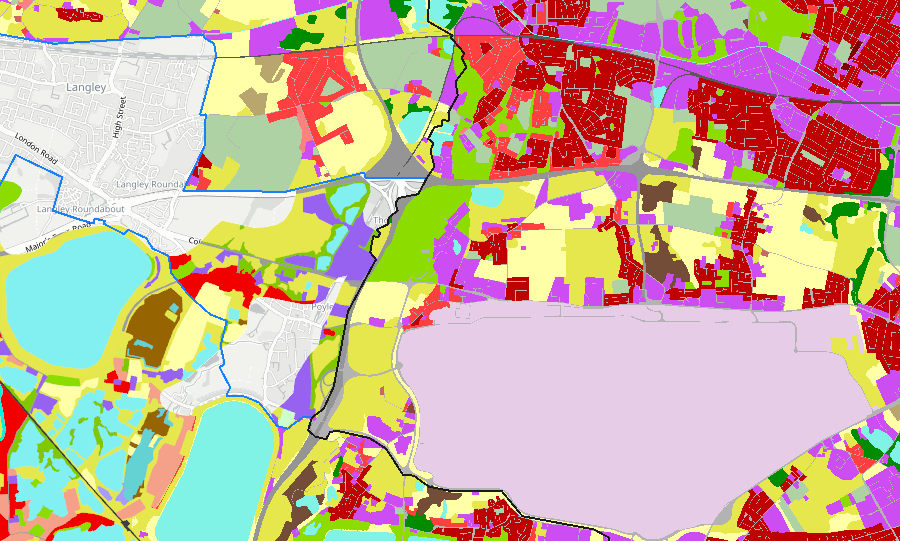
#> input picture HackathonData/GroundTruthData/GroundTruth_classification.png, 900 x 541 px
$ jupyter execute ground_truth.ipynb
#> lines starting #> are read from the running program, lines starting #| are printed output that depends on the picture
[cell 1]
import numpy as np
import pandas as pd
import matplotlib.pyplot as plt
from PIL import Image
from collections import Counter
# import tools

image_path = './HackathonData/GroundTruthData/GroundTruth_classification.png'
# Reload the image (ensure it's correct)
image = Image.open(image_path).convert("RGBA")
#> image is the input picture: PIL image 900x541 RGBA; mean R, G, B, A 201.7, 177, 157.1, 255
image_array = np.array(image)

# Get unique colors in the image
unique_colors = np.unique(image_array.reshape(-1, image_array.shape[2]), axis=0)
#> unique_colors = 418 rows, first 6: [0, 140, 0, 255], [0, 241, 221, 255], [26, 26, 26, 255], [26, 127, 255, 255], [40, 40, 40, 255], [59, 59, 59, 255]

# Count occurrences of each color in the image
color_counts = Counter(map(tuple, image_array.reshape(-1, image_array.shape[2])))
#> color_counts = 418 items

# Display the most common colors
common_colors = color_counts.most_common(20)  # Show top 20 most frequent colors
#> common_colors = 20 items

# Convert to a readable DataFrame
df_colors = pd.DataFrame(common_colors, columns=["RGBA Color", "Count"])
#> df_colors = table of 20 rows and 2 columns

# Show the color distribution
# tools.display_dataframe_to_user(name="Extracted RGBA Colors", dataframe=df_colors)

# Plot the most common colors for visualization
plt.figure(figsize=(8, 4))
for i, (color, count) in enumerate(common_colors):
    plt.bar(i, count, color=np.array(color) / 255.0, edgecolor='black')
#> this loop made 20 passes
#> (color, count) on passes 1 to 12: ((230, 204, 230, 255), 83826), ((230, 230, 77, 255), 57997), ((204, 77, 242, 255), 44357), ((191, 0, 0, 255), 41745), ((255, 255, 168, 255), 40220), ((130, 240, 240, 255), 23762), ((175, 210, 165, 255), 22356), ((140, 220, 0, 255), 17468), ((128, 242, 230, 255), 16726), ((179, 179, 179, 255), 16036), ((241, 242, 238, 255), 15548), ((255, 64, 64, 255), 12282)
plt.xticks(np.arange(20))
plt.ylabel("Pixel Count")
plt.title("Most Common Colors in the Image")
plt.show()
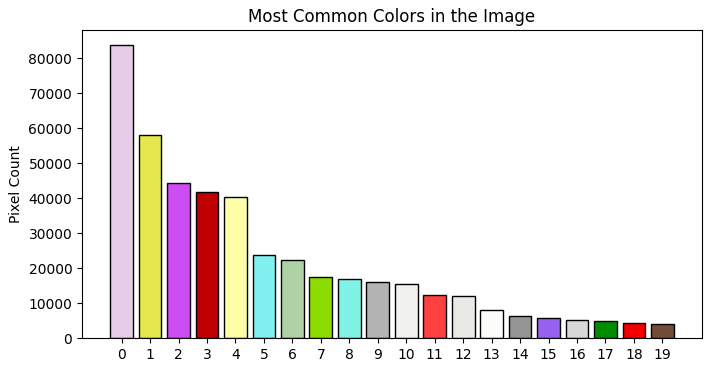
#> figure drawn by matplotlib, 1 panel

[cell 2]
df_colors
#> Out = table of 20 rows and 2 columns

[cell 3]
color_counts

[cell 4]
# labelling the colors with the class names
equivalent_label = np.empty(unique_colors.shape[0], dtype=int)
#> equivalent_label = 418 values, max 140579475208360 at index 412, min 0 at index 88, mean 3.88e+13
equivalent_label[0] = 6
equivalent_label[1] = 4
equivalent_label[2] = 2
equivalent_label[3] = 1
equivalent_label[4] = 4
equivalent_label[5] = 5
equivalent_label[6] = 1
equivalent_label[7] = 1
equivalent_label[8] = 3
equivalent_label[9] = 7
equivalent_label[10] = 1
equivalent_label[11] = 1
equivalent_label[12] = 1
equivalent_label[13] = 7
equivalent_label[14] = 2
equivalent_label[15] = 2
equivalent_label[16] = 1
equivalent_label[17] = 3
equivalent_label[18] = 1
equivalent_label[19] = 3
equivalent_label[20:] = 1
#df_colors['Class'] = equivalent_labels
#df_colors = pd.DataFrame(common_colors, columns=["RGBA Color", "Count"])
#map_color_classification_array = np.array([
#    (df_colors['RGBA Color'][0], 6, 'Airport', 'Airport'),
#    (df_colors['RGBA Color'][1], 4, 'Farm', 'Pastures'),
#    (df_colors['RGBA Color'][2], 2, 'Industrial Area', 'Industrial, Commercial, Public, Military, Private'),
#    (df_colors['RGBA Color'][3], 1, "Residential Area", "Continuous Urban Fabric"),
#    (df_colors['RGBA Color'][4], 4, "Farm", "Arable Land (Annual Crops)"),
#    (df_colors['RGBA Color'][5], 5, "Waterway", "Water"),
#    (df_colors['RGBA Color'][6], 1, "Residential Area", "Sports and Leisure Facilities"),
#    (df_colors['RGBA Color'][7], 1, "Residential Area", "Green Urban Areas"),
#    (df_colors['RGBA Color'][8], 3, "Forest", "Open spaces with little or no vegetation"),
#    (df_colors['RGBA Color'][9], 7, "Roads", "Fast transit roads"),
#   (df_colors['RGBA Color'][10], 1, "Residential Area", "Discontinuous Medium Density Urban Fabric"),
#   (df_colors['RGBA Color'][11], 1, "Residential Area", "Discontinuous Medium Density Urban Fabric"),
#    (df_colors['RGBA Color'][12], 1, "Residential Area", "Continuous Urban Fabric"),
#    (df_colors['RGBA Color'][13], 7, "Roads", "Other roads"),
#    (df_colors['RGBA Color'][14], 2, "Industrial Area", "Industrial, Commercial, Public, Military, Private"),
#    (df_colors['RGBA Color'][15], 2, "Industrial Area", "Industrial, Commercial, Public, Military, Private"),
#    (df_colors['RGBA Color'][16], 1, "Residential Area", "Continuous Urban Fabric"),
#    (df_colors['RGBA Color'][17], 3, "Forest", "Forests"),
#    (df_colors['RGBA Color'][18], 1, "Residential Area", "Discontinuous Medium Density Urban Fabric"),
#    (df_colors['RGBA Color'][19], 3, "Forest", "Forests"),
#    (df_colors['RGBA Color'][20:], 1, "Residential Area", "Unclassified")
#])
